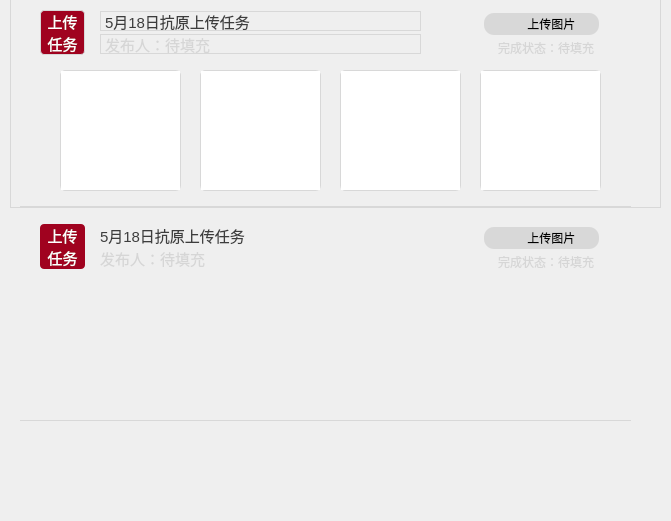
       <widget class="QWidget" name="scrollAreaWidgetContents">
        <property name="geometry">
         <rect>
          <x>0</x>
          <y>0</y>
          <width>671</width>
          <height>521</height>
         </rect>
        </property>
        <property name="styleSheet">
         <string notr="true">border-radius:15px;</string>
        </property>
        <widget class="QFrame" name="frame_8">
         <property name="geometry">
          <rect>
           <x>10</x>
           <y>-10</y>
           <width>651</width>
           <height>218</height>
          </rect>
         </property>
         <property name="styleSheet">
          <string notr="true">border-radius:0px;
border:1px solid #D8D8D8;
</string>
         </property>
         <widget class="QLabel" name="label_16">
          <property name="geometry">
           <rect>
            <x>30</x>
            <y>20</y>
            <width>45</width>
            <height>45</height>
           </rect>
          </property>
          <property name="styleSheet">
           <string notr="true">background-color:#a0021f;
border-image: url();
border-radius:4px;
color:white;
font-size:15px;</string>
          </property>
          <property name="text">
           <string>上传
任务</string>
          </property>
          <property name="alignment">
           <set>Qt::AlignCenter</set>
          </property>
         </widget>
         <widget class="QLabel" name="label_17">
          <property name="geometry">
           <rect>
            <x>90</x>
            <y>21</y>
            <width>321</width>
            <height>20</height>
           </rect>
          </property>
          <property name="styleSheet">
           <string notr="true">color:#3D3D3D;
font-size:15px;</string>
          </property>
          <property name="text">
           <string>5月18日抗原上传任务</string>
          </property>
         </widget>
         <widget class="QGroupBox" name="groupBox_8">
          <property name="geometry">
           <rect>
            <x>474</x>
            <y>23</y>
            <width>115</width>
            <height>22</height>
           </rect>
          </property>
          <property name="styleSheet">
           <string notr="true">background-image:url();
border-radius:20px;
border:0px;</string>
          </property>
          <property name="title">
           <string/>
          </property>
          <widget class="QLabel" name="label_20">
           <property name="geometry">
            <rect>
             <x>25</x>
             <y>4</y>
             <width>15</width>
             <height>15</height>
            </rect>
           </property>
           <property name="styleSheet">
            <string notr="true">border-image:url();
border-image: url(:/icons/icons/上传.png);
background-color:transparent;</string>
           </property>
           <property name="text">
            <string/>
           </property>
          </widget>
          <widget class="QPushButton" name="pushButton_11">
           <property name="geometry">
            <rect>
             <x>0</x>
             <y>0</y>
             <width>115</width>
             <height>22</height>
            </rect>
           </property>
           <property name="cursor">
            <cursorShape>PointingHandCursor</cursorShape>
           </property>
           <property name="styleSheet">
            <string notr="true">border:0px;
border-radius:10px;
font-size:12px;
color:#000000;
background-color:#D8D8D8;
</string>
           </property>
           <property name="text">
            <string>      上传图片</string>
           </property>
          </widget>
          <zorder>pushButton_11</zorder>
          <zorder>label_20</zorder>
         </widget>
         <widget class="QLabel" name="label_21">
          <property name="geometry">
           <rect>
            <x>90</x>
            <y>44</y>
            <width>321</width>
            <height>20</height>
           </rect>
          </property>
          <property name="styleSheet">
           <string notr="true">color:#D6D6D6;
font-size:15px;</string>
          </property>
          <property name="text">
           <string>发布人：待填充</string>
          </property>
         </widget>
         <widget class="QLabel" name="label_22">
          <property name="geometry">
           <rect>
            <x>488</x>
            <y>49</y>
            <width>101</width>
            <height>18</height>
           </rect>
          </property>
          <property name="styleSheet">
           <string notr="true">color:#D6D6D6;
font-size:12px;
border-image: url();
border:0px;</string>
          </property>
          <property name="text">
           <string>完成状态：待填充</string>
          </property>
         </widget>
         <widget class="QGraphicsView" name="graphicsView">
          <property name="geometry">
           <rect>
            <x>50</x>
            <y>80</y>
            <width>121</width>
            <height>121</height>
           </rect>
          </property>
          <property name="styleSheet">
           <string notr="true">border-image: url(:/images/images/待上传图片.png);
border-radius:5px;</string>
          </property>
         </widget>
         <widget class="QGraphicsView" name="graphicsView_2">
          <property name="geometry">
           <rect>
            <x>190</x>
            <y>80</y>
            <width>121</width>
            <height>121</height>
           </rect>
          </property>
          <property name="styleSheet">
           <string notr="true">border-image: url(:/images/images/待上传图片.png);
border-radius:5px;</string>
          </property>
         </widget>
         <widget class="QGraphicsView" name="graphicsView_3">
          <property name="geometry">
           <rect>
            <x>330</x>
            <y>80</y>
            <width>121</width>
            <height>121</height>
           </rect>
          </property>
          <property name="styleSheet">
           <string notr="true">border-image: url(:/images/images/待上传图片.png);
border-radius:5px;</string>
          </property>
         </widget>
         <widget class="QGraphicsView" name="graphicsView_4">
          <property name="geometry">
           <rect>
            <x>470</x>
            <y>80</y>
            <width>121</width>
            <height>121</height>
           </rect>
          </property>
          <property name="styleSheet">
           <string notr="true">border-image: url(:/images/images/待上传图片.png);
border-radius:5px;</string>
          </property>
         </widget>
         <widget class="Line" name="line">
          <property name="geometry">
           <rect>
            <x>10</x>
            <y>216</y>
            <width>611</width>
            <height>1</height>
           </rect>
          </property>
          <property name="styleSheet">
           <string notr="true">color:black;
background-color:#D8D8D8;
border-image: url();</string>
          </property>
          <property name="orientation">
           <enum>Qt::Horizontal</enum>
          </property>
         </widget>
        </widget>
        <widget class="QFrame" name="frame_24">
         <property name="geometry">
          <rect>
           <x>10</x>
           <y>204</y>
           <width>651</width>
           <height>218</height>
          </rect>
         </property>
         <property name="styleSheet">
          <string notr="true">border-radius:0px;
background-color:transparent;
border-image: url();</string>
         </property>
         <widget class="QLabel" name="label_18">
          <property name="geometry">
           <rect>
            <x>30</x>
            <y>20</y>
            <width>45</width>
            <height>45</height>
           </rect>
          </property>
          <property name="styleSheet">
           <string notr="true">background-color:#a0021f;
border-image: url();
border-radius:4px;
color:white;
font-size:15px;</string>
          </property>
          <property name="text">
           <string>上传
任务</string>
          </property>
          <property name="alignment">
           <set>Qt::AlignCenter</set>
          </property>
         </widget>
         <widget class="QLabel" name="label_19">
          <property name="geometry">
           <rect>
            <x>90</x>
            <y>21</y>
            <width>321</width>
            <height>20</height>
           </rect>
          </property>
          <property name="styleSheet">
           <string notr="true">color:#3D3D3D;
font-size:15px;</string>
          </property>
          <property name="text">
           <string>5月18日抗原上传任务</string>
          </property>
         </widget>
         <widget class="QGroupBox" name="groupBox_9">
          <property name="geometry">
           <rect>
            <x>474</x>
            <y>23</y>
            <width>115</width>
            <height>22</height>
           </rect>
          </property>
          <property name="styleSheet">
           <string notr="true">background-image:url();
border-radius:20px;
border:0px;</string>
          </property>
          <property name="title">
           <string/>
          </property>
          <widget class="QLabel" name="label_23">
           <property name="geometry">
            <rect>
             <x>25</x>
             <y>4</y>
             <width>15</width>
             <height>15</height>
            </rect>
           </property>
           <property name="styleSheet">
            <string notr="true">border-image:url();
border-image: url(:/icons/icons/上传.png);
background-color:transparent;</string>
           </property>
           <property name="text">
            <string/>
           </property>
          </widget>
          <widget class="QPushButton" name="pushButton_12">
           <property name="geometry">
            <rect>
             <x>0</x>
             <y>0</y>
             <width>115</width>
             <height>22</height>
            </rect>
           </property>
           <property name="cursor">
            <cursorShape>PointingHandCursor</cursorShape>
           </property>
           <property name="styleSheet">
            <string notr="true">border:0px;
border-radius:10px;
font-size:12px;
color:#000000;
background-color:#D8D8D8;
</string>
           </property>
           <property name="text">
            <string>      上传图片</string>
           </property>
          </widget>
         </widget>
         <widget class="QLabel" name="label_24">
          <property name="geometry">
           <rect>
            <x>90</x>
            <y>44</y>
            <width>321</width>
            <height>20</height>
           </rect>
          </property>
          <property name="styleSheet">
           <string notr="true">color:#D6D6D6;
font-size:15px;</string>
          </property>
          <property name="text">
           <string>发布人：待填充</string>
          </property>
         </widget>
         <widget class="QLabel" name="label_25">
          <property name="geometry">
           <rect>
            <x>488</x>
            <y>49</y>
            <width>101</width>
            <height>18</height>
           </rect>
          </property>
          <property name="styleSheet">
           <string notr="true">color:#D6D6D6;
font-size:12px;
border-image: url();
border:0px;</string>
          </property>
          <property name="text">
           <string>完成状态：待填充</string>
          </property>
         </widget>
         <widget class="QGraphicsView" name="graphicsView_5">
          <property name="geometry">
           <rect>
            <x>50</x>
            <y>80</y>
            <width>121</width>
            <height>121</height>
           </rect>
          </property>
          <property name="styleSheet">
           <string notr="true">border-image: url(:/images/images/待上传图片.png);
border-radius:5px;</string>
          </property>
         </widget>
         <widget class="Line" name="line_2">
          <property name="geometry">
           <rect>
            <x>10</x>
            <y>216</y>
            <width>611</width>
            <height>1</height>
           </rect>
          </property>
          <property name="styleSheet">
           <string notr="true">color:black;
background-color:#D8D8D8;
border-image: url();</string>
          </property>
          <property name="orientation">
           <enum>Qt::Horizontal</enum>
          </property>
         </widget>
        </widget>
       </widget>
